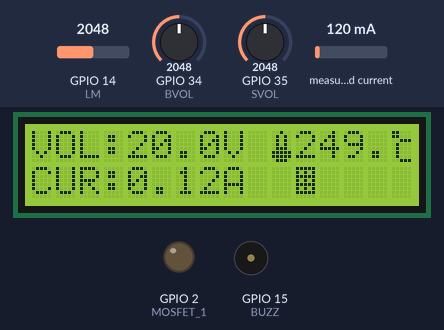
Simulated run of this sketch. Board: ESP32. Shown: 16×2 character LCD, output pins drawn as LEDs (lit = HIGH), buzzer (waves = sounding). The test bench sets the inputs (shaded band); at power-on: measured current 120 mA, GPIO 14 (LM) = 2048, GPIO 34 (BVOL) = 2048, GPIO 35 (SVOL) = 2048. Pins used as bus, display or sensor lines are not drawn; what the sketch prints to the serial monitor is not drawn.

Above: at 3.7 s.
3.8 s: measured current set to 40 mA
At 5.6 s:
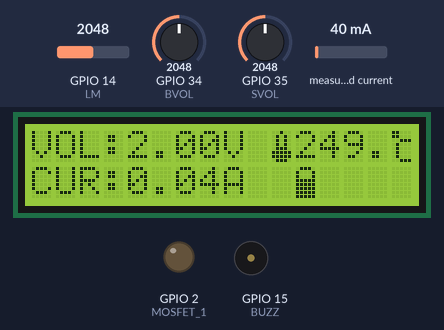
13.9 s: GPIO 14 (LM) set to 2866
At 15.9 s:
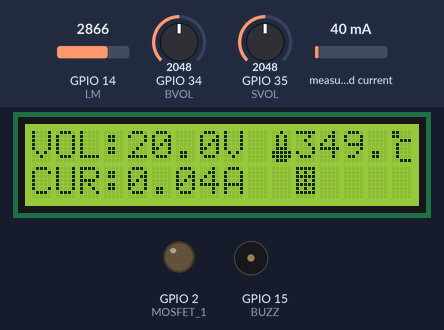
18.5 s: GPIO 34 (BVOL) set to 2866
At 22.4 s:
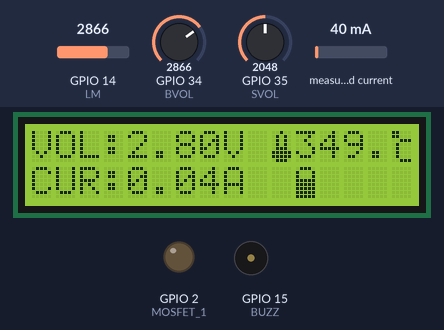
24.7 s: GPIO 35 (SVOL) set to 2866
At 27.7 s:
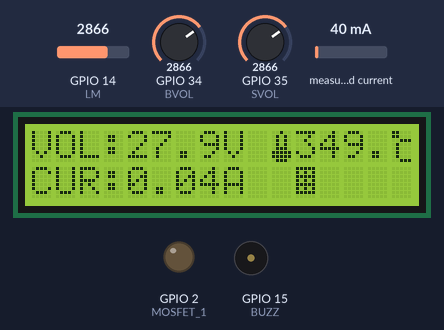
30.9 s: measured current set to 500 mA
At 32.7 s:
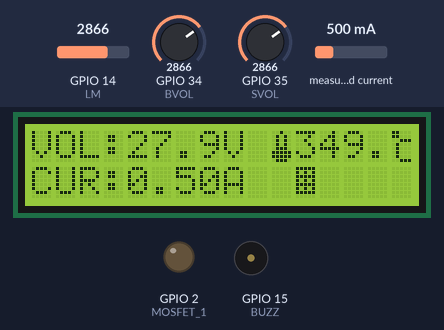
35.0 s: GPIO 14 (LM) set to 3972
At 36.7 s:
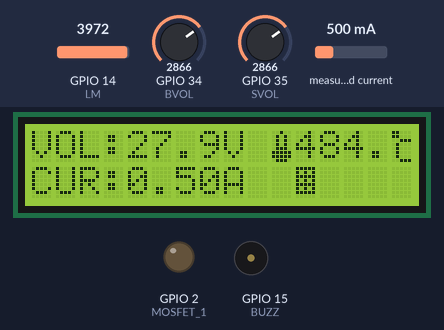
Timing chart, 0 to 38.2 s (numbered marks = the images above; inputs shaded):
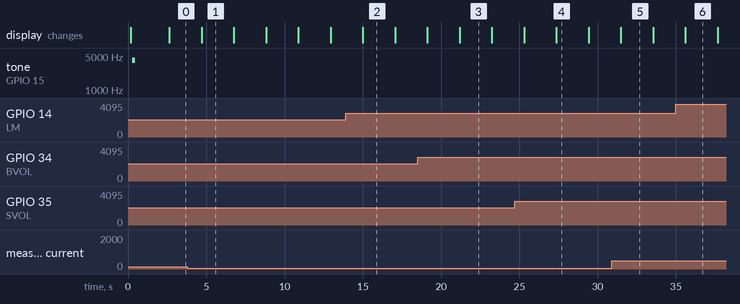

The sketch:

IMU_connect.ino
```cpp
/*
  Author: Advait Thale
  Board: ESP32 Dev Module
  Baud: 115200
  Flash Freq: 80MHz

  *************************************************************************************************
                                         MPPT_PORT-Xtensa
  *************************************************************************************************

  This test code is an overview of how MPPT works on the port of ATMega328P.
  It is equipped with 20*4 Character LCD (for device & energy status), Function
  Buttons, ESP32 Microcontroller, Solar Inlet, 30A FUSE, Sleep Mode, Webserver,
  2 x PT-100(for Indoor & Outdoor Temp.), RS-232 Interface(at 9600),Program
  Serial(at 115200), Internal DIP Switches (for system configuration), Relay
  driven Outputs(for automation purpose), I/O for interfacing external
  sensors and automation purpose.
  The live status is displayed on LCD, the Webserver(at 192.168.1.1) as well as
  the data log can be viewed via both RS-232 (DB9) or USB A Serial ports. Refer
  README.md and attached datasheets for furthur details on MPPT.

  **************************************************************************************************
  *                                        ESP32 PINOUT                                            *
  **************************************************************************************************

                               3V3 |*|                       |*| 5V
                               GND |*|                       |*| GND
                              BUZZ |*| GPIO15         GPIO13 |*| ACS712
                              MD#1 |*| GPIO02         GPIO12 |*| PIDFAN
                              MD#2 |*| GPIO04         GPIO14 |*| LM35
                              RX   |*| GPIO16         GPIO27 |*|  -
                              TX   |*| GPIO17         GPIO26 |*|  -
                               -   |*| GPIO05         GPIO25 |*|  -
                              C.C. |*| GPIO18         GPIO33 |*|  -
                              ESW  |*| GPIO19         GPIO32 |*|  -
                              SDA  |*| GPIO21         GPIO35 |*|  %
                             EDATA |*| GPIO03         GPIO34 |*|  %
                             ECLK  |*| GPIO01         GPIO39 |*| SINE-
                              SCL  |*| GPIO22         GPIO36 |*| SINE+
                             IRREC |*| GPIO23           EN   |*|  -

  ***************************************************************************************************

*/

//#include <Arduino.h>
#include <LiquidCrystal_I2C.h>
//#include <IRremote.h>
#include <ACS712.h>
#include <WiFi.h>
#include <WebServer.h>

// Local SSID
#define WIFI_SSID "MPPT Rev 2.3"
#define WIFI_PASSWORD "Mppt_N3t"

// Network SSID
// #define WIFI_SSID "Issac Newton 🍎"
// #define WIFI_PASSWORD "amhipuneri"

/* Put IP Address details */
IPAddress local_ip(192, 168, 1, 1);
IPAddress gateway(192, 168, 1, 1);
IPAddress subnet(255, 255, 255, 0);
WebServer server(80);

#define CUR 13     // ACS712
#define MOSFET_1 2 // MOSFET Driver Opto-Isolator 2 // Built-In LED Pin
#define MOSFET_2 4 // MOSFET Driver Opto-Isolator 2
#define BUZZ 15    // External Buzzer
#define LM 14      // LM-35
#define IREC 23    // IR Receiver
#define PBJT 18    // Battery Charge Control BJT
#define BVOL 34    // Battery Voltage ADC
#define SVOL 35    // Input Voltage ADC
#define dt 2000

int RAW_TEMP, BAT_VOL, SOL_VOL, PLAY = 0;
float BAT_VOL_R_FACT, SOL_VOL_R_FACT = 0.09;
float PID_TEMP, BAT_CURRENT, BAT_VOLTAGE, SOL_VOLTAGE;

byte TEMP[] = {0x04, 0x0A, 0x0A, 0x0A, 0x0E, 0x1F, 0x1F, 0x0E};    // Thermometer Character
byte CELSIUS[] = {0x18, 0x18, 0x07, 0x08, 0x08, 0x08, 0x08, 0x07}; // Modified °C Character
byte BATTERY[] = {0x0E, 0x11, 0x11, 0x1F, 0x1F, 0x1F, 0x1F, 0x1F}; // Battery Character
byte PANEL[] = {0x1F, 0x15, 0x1F, 0x15, 0x1F, 0x15, 0x1F, 0x00};   // PV Panel Character

LiquidCrystal_I2C lcd(0x27, 16, 2);
//ACS712 sensor(ACS712, 13);
ACS712  ACS(13, 3.3, 4095, 185); //  ACS712 5A  uses 185 mV per A

void greetings();
void SOLAR_INFO();
void BATTERY_INFO();
void handle_OnConnect();
void handle_NotFound();
//String SendHTML();

void tone(byte PIN, int FREQ)
{
  ledcSetup(0, 2000, 8);
  ledcAttachPin(PIN, 0);
  ledcWriteTone(0, FREQ);
  PLAY = PIN;
}

void noTone()
{
  tone(PLAY, 0);
}

void setup()
{
  Serial.begin(115200);
  pinMode(CUR, INPUT);       // ADC Pin for ACS712
  pinMode(BVOL, INPUT);      // ADC Pin for Battery Voltage
  pinMode(SVOL, INPUT);      // ADC Pin for Input Voltage
  pinMode(MOSFET_1, OUTPUT); // MOSFET Driver Pin A
  pinMode(MOSFET_2, INPUT);  // MOSFET Driver Pin B
  pinMode(BUZZ, OUTPUT);     // Buzzer Pin for Beeps
  pinMode(LM, INPUT);        // ADC Pin for LM35 Temp.
  pinMode(IREC, INPUT);      // IR Receiver VS1838B
  lcd.init();                // LCD Initialise
  lcd.backlight();           // LCD Backlight ON
  WiFi.mode(WIFI_AP);
  WiFi.softAP(WIFI_SSID, WIFI_PASSWORD); // Set it to NULL, if you don’t want to set a password.
  WiFi.softAPConfig(local_ip, gateway, subnet);
  delay(100);
  Serial.print("Connecting ");
  greetings(); // Device Start Configuration
  server.on("/", handle_OnConnect);
  server.onNotFound(handle_NotFound);
  server.begin();
}

void loop()
{
  server.handleClient();
  SOLAR_INFO();
  delay(dt);
  BATTERY_INFO();
  delay(dt);
}

void handle_OnConnect()
{
  loop();
  server.send(200, "text/html", SendHTML(SOL_VOLTAGE, BAT_CURRENT, PID_TEMP, BAT_VOLTAGE));
}

void handle_NotFound()
{
  server.send(404, "text/plain", "Device is Not Connected to ESP32!!");
}

void greetings()
{
  lcd.setCursor(0, 0);
  lcd.print("MPPT Rev 2.3");
  lcd.setCursor(0, 1);
  lcd.print("----------------");
  Serial.println("Initializing MPPT...");
  // digitalWrite(MOSFET_1, HIGH);
  digitalWrite(BUZZ, !digitalRead(BUZZ));
  delay(85);
  tone(BUZZ, 4093);
  delay(200);
  noTone();
  digitalWrite(BUZZ, !digitalRead(BUZZ));
  delay(100);
  delay(dt);
  lcd.clear();
}

void SOLAR_INFO()
{
  lcd.createChar(9, TEMP);
  lcd.createChar(10, CELSIUS);
  lcd.createChar(11, PANEL);
  lcd.home();
  SOL_VOL = analogRead(SVOL);
  SOL_VOLTAGE = SOL_VOL * (4.0 / 4096) * 10;
  BAT_CURRENT = (ACS.mA_DC() / 1000);
  RAW_TEMP = analogRead(LM);           // Read LM ADC
  PID_TEMP = ((RAW_TEMP * 1.22) / 10); // Convert ADC value to equivalent voltage and divide since LM35 gives output of 10mv/°C*/
  lcd.setCursor(0, 0);
  lcd.print("VOL:");
  lcd.setCursor(4, 0);
  lcd.print(SOL_VOLTAGE);
  lcd.setCursor(8, 0);
  lcd.print("V");
  lcd.setCursor(10, 0);
  lcd.write(9);
  lcd.setCursor(11, 0);
  lcd.print(PID_TEMP);
  lcd.setCursor(15, 0);
  lcd.write(10);
  lcd.setCursor(0, 1);
  lcd.print("CUR: ");
  lcd.setCursor(4, 1);
  lcd.print(BAT_CURRENT);
  lcd.setCursor(8, 1);
  lcd.print("A");
  lcd.setCursor(11, 1);
  lcd.write(11);
  Serial.print(" | SOLAR | ");
  Serial.print("VOLTAGE: ");
  Serial.print(SOL_VOLTAGE);
  Serial.print(" CURRENT: ");
  Serial.print(BAT_CURRENT);
  Serial.print(" BATTERY TEMP.: ");
  Serial.print(PID_TEMP);
  Serial.print(" °C ");
  // Serial.print(SOL_VOL);
}
void BATTERY_INFO()
{
  lcd.createChar(9, TEMP);
  lcd.createChar(10, CELSIUS);
  lcd.createChar(12, BATTERY);
  lcd.home();
  BAT_VOL = analogRead(BVOL);
  BAT_VOLTAGE = BAT_VOL * (4.0 / 4096);
  BAT_CURRENT = (ACS.mA_DC() / 1000);
  RAW_TEMP = analogRead(LM);           // Read LM ADC
  PID_TEMP = ((RAW_TEMP * 1.22) / 10); // Convert ADC value to equivalent voltage and divide since LM35 gives output of 10mv/°C*/
  lcd.setCursor(0, 0);
  lcd.print("VOL:");
  lcd.setCursor(4, 0);
  lcd.print(BAT_VOLTAGE);
  lcd.setCursor(8, 0);
  lcd.print("V");
  lcd.setCursor(10, 0);
  lcd.write(9);
  lcd.setCursor(11, 0);
  lcd.print(PID_TEMP);
  lcd.setCursor(15, 0);
  lcd.write(10);
  lcd.setCursor(0, 1);
  lcd.print("CUR: ");
  lcd.setCursor(4, 1);
  lcd.print(BAT_CURRENT);
  lcd.setCursor(8, 1);
  lcd.print("A");
  lcd.setCursor(11, 1);
  lcd.write(12);
  Serial.print(" | BATTERY | ");
  Serial.print("VOLTAGE: ");
  Serial.print(BAT_VOLTAGE);
  Serial.print(" CURRENT: ");
  Serial.print(BAT_CURRENT);
  Serial.print(" BATTERY TEMP.: ");
  Serial.print(PID_TEMP);
  Serial.println(" °C  |");
}
String SendHTML(float SOL_VOLTAGE, float BAT_CURRENT, float PID_TEMP, float BAT_VOLTAGE)
{
  String ptr = "<!DOCTYPE html> <html>\n";
  ptr += "<head><meta name=\"viewport\" content=\"width=device-width, initial-scale=1.0, user-scalable=no\">\n";
  ptr += "<meta content=\"Advait Thale\" name=\"author\"><meta content=\"2\" http-equiv=\"refresh\">\n";
  ptr += "<title>MPPT Monitor</title>\n";
  ptr += "<style>html { font-family: Helvetica; display: inline-block; margin: 0px auto; text-align: center;}\n";
  ptr += "body{margin-top: 50px;} h1 {color: #444444;margin: 50px auto 30px;}\n";
  ptr += "p {font-size: 24px;color: #444444;margin-bottom: 10px;}\n";
  ptr += "footer {text-align: center;text-decoration: none;position: fixed;left: 0;bottom: 0;width: 100%;height: 3%;padding: 2px;background-color: #00004d;color: #f2f2f2;}\n";
  ptr += "</style>\n";
  ptr += "</head>\n";
  ptr += "<body>\n";
  ptr += "<div id=\"webpage\">\n";
  ptr += "<h1>MPPT MASTER DASHBOARD</h1>\n";
  if (PID_TEMP >= 50)
  {
    ptr += "<p>TEMP. OVERLOAD<svg width=\"170\" height=\"15\"><rect x=\"15\" y=\"5\" rx=\"7\" ry=\"7\" width=\"20\" height=\"10\" style=\"fill: #e60000\"/></svg> </p>";
  }
  else if (PID_TEMP > 25 && PID_TEMP < 50)
  {
    ptr += "<p>TEMP. OVERLOAD<svg width=\"170\" height=\"15\"><rect x=\"15\" y=\"5\" rx=\"7\" ry=\"7\" width=\"20\" height=\"10\" style=\"fill: #ff8800\"/></svg> </p>";
  }
  else
  {
    ptr += "<p>TEMP. OVERLOAD<svg width=\"170\" height=\"15\"><rect x=\"15\" y=\"5\" rx=\"7\" ry=\"7\" width=\"20\" height=\"10\" style=\"fill: #009933\"/></svg> </p>";
  }

  ptr += "<p> BATTERY\n </p>";
  ptr += "<p> Voltage: ";
  ptr += (float)BAT_VOLTAGE;
  ptr += "</p>";
  ptr += "<p> Current: ";
  ptr += (float)BAT_CURRENT;
  ptr += "</p>";
  ptr += "<p> Temp.: ";
  ptr += (float)PID_TEMP;
  ptr += "</p>";
  ptr += "<p> SOLAR\n </p>";
  ptr += "<p> Voltage: ";
  ptr += (float)SOL_VOLTAGE;
  ptr += "</p>";
  ptr += "</div>\n";
  ptr += "<footer>MPPT MASTER DASHBOARD -> @Author: Advait Thale</footer>";
  ptr += "</body>\n";
  ptr += "</html>\n";
  return ptr;
}
// void IR_MOSFET_Control()
// {
//   if (IrReceiver.decode())
//   {
//     switch (IrReceiver.decodedIRData.command)
//     {
//     case 0x84:
//       digitalWrite(MOSFET_1, !digitalRead(MOSFET_1));
//       Serial.println("<OUTPUT 1 Engaged>");
//       break;

//     case 0xD9:
//       digitalWrite(MOSFET_2, !digitalRead(MOSFET_2));
//       Serial.println("<OUTPUT 2 Engaged>");
//       break;

//     case 0x89:
//       digitalWrite(BUZZ, !digitalRead(BUZZ));
//       Serial.println("ALARM ON");
//       break;

//     default:
//       Serial.println(IrReceiver.decodedIRData.command, HEX);
//       //        Serial.println("Default");
//     }
//     IrReceiver.resume(); // Receive the Next Value
//   }
// }
```

Measured:
- after the input at 13.9 s, the display: changes after 1.1 s (image 2)
- after the input at 18.5 s, the display: first differs from a run without the input after 2.7 s (image 3)
- after the input at 24.7 s, the display: first differs from a run without the input after 2.7 s (image 4)
- after the input at 30.9 s, the display: changes after 0.59 s (image 5)
- after the input at 35.0 s, the display: changes after 0.61 s (image 6)
- what the display in image 1 shows lasts 2.1 s, from 4.7 s to 6.8 s
